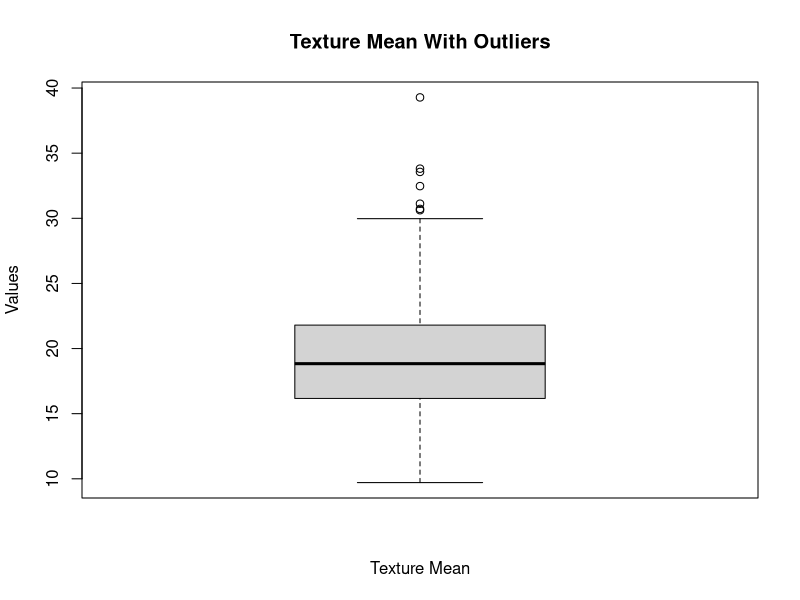
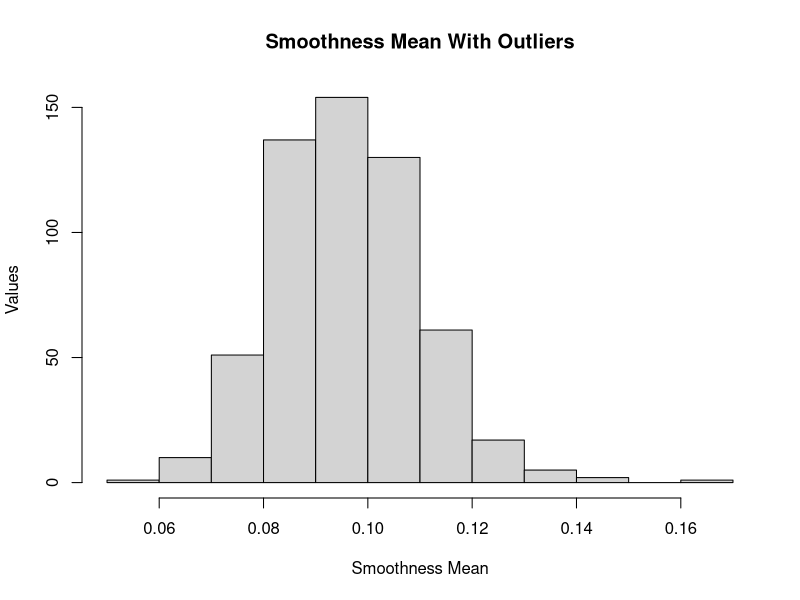
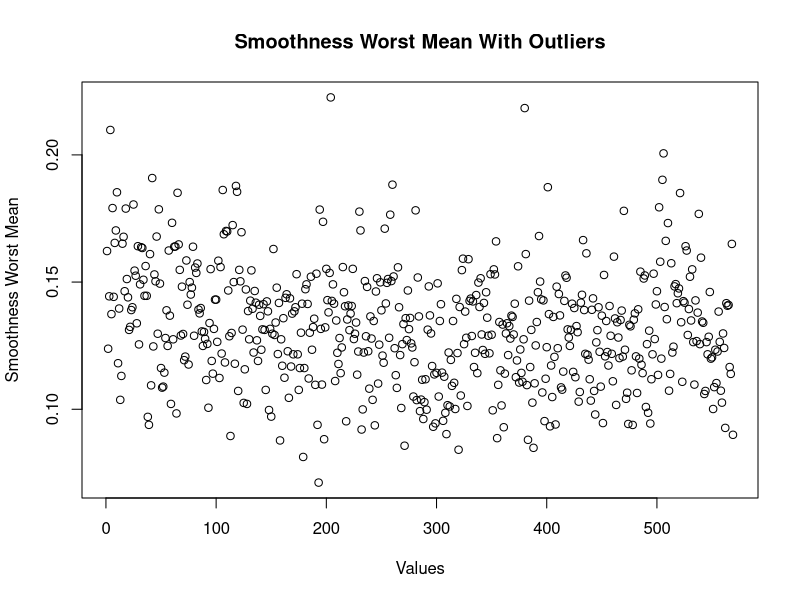
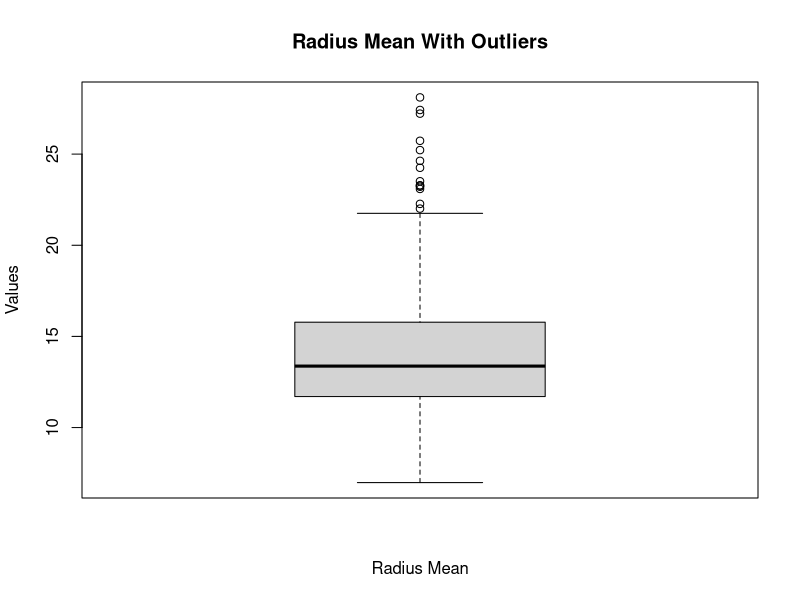
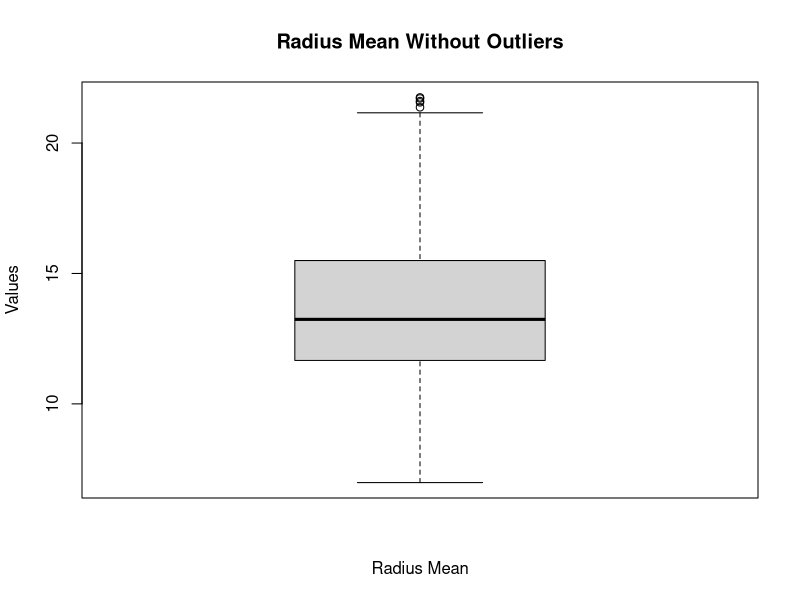
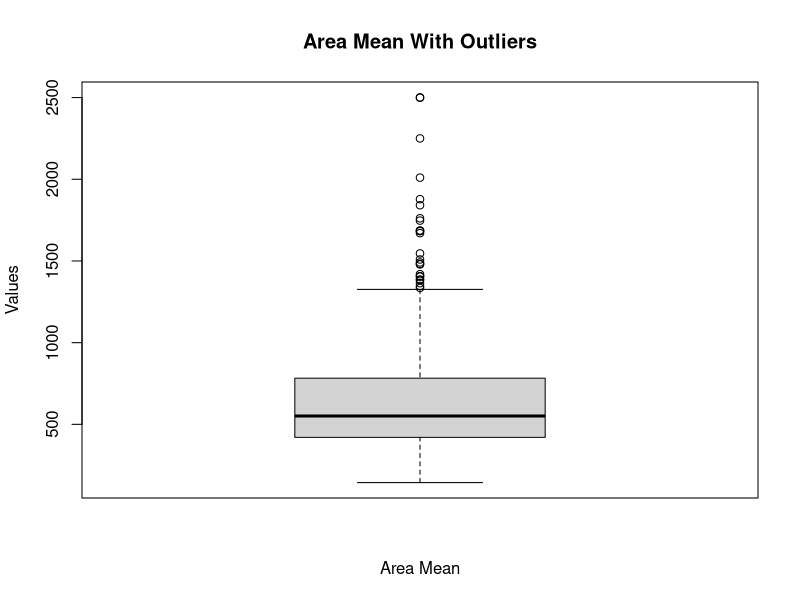
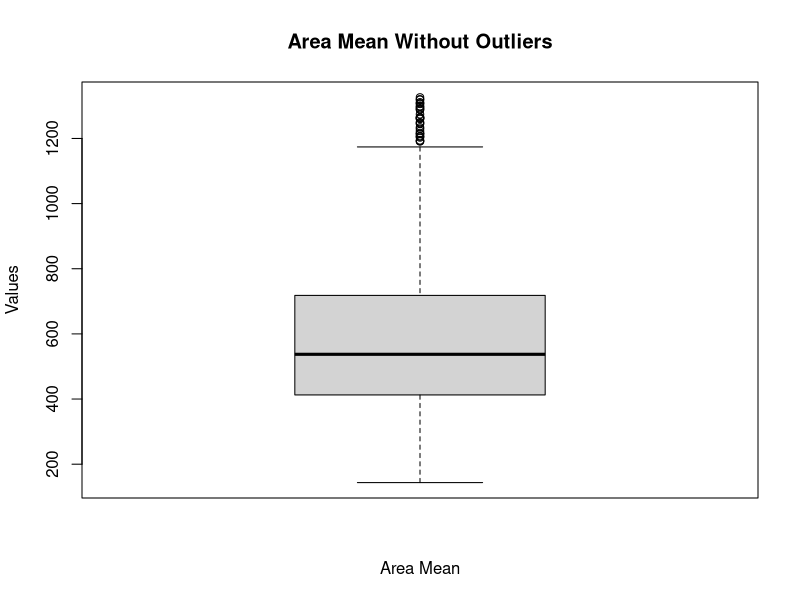
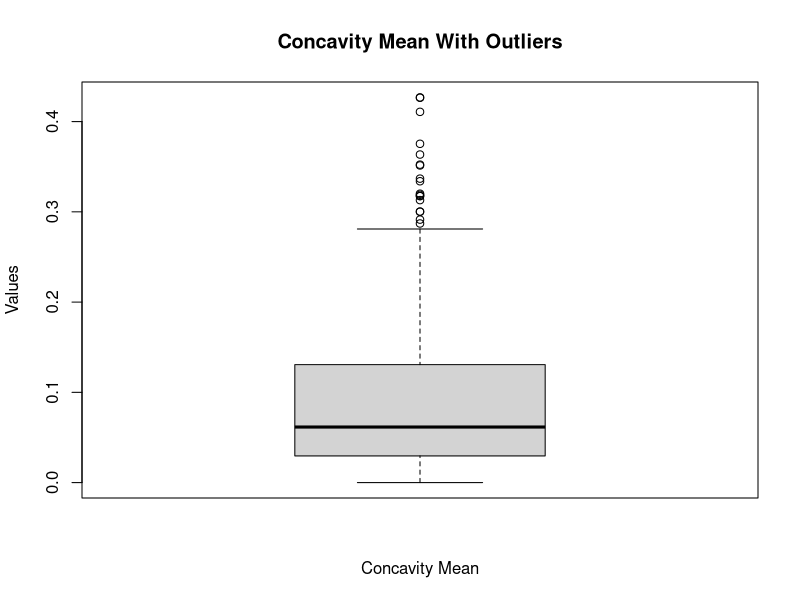

Reproduce these figures in R, in order. (Note: this script raises an error after producing the figures.)

#Ismail Arda Tuna
#240201031

#Libraries that are used

library(stringr)
library(ggplot2)
library(class)
library(Metrics)
library(caret)

#Normalize Data Function

normalizeData <- function(x) {
  num <- x - min(x)
  denom <- max(x) - min(x)
  return (num/denom)
}

#Remove Outliers Function

omitOutliers <- function(allcols,a_col){
  quartiles <- quantile(a_col, probs=c(.25, .75), na.rm = FALSE)
  iqr <- IQR(a_col)
  upper_fence <-  quartiles[2]+1.5*iqr 
  lower_fence<- quartiles[1]-1.5*iqr 
  vector_without_outliers<- subset(allcols, a_col > (lower_fence) & a_col < (upper_fence))
  return (vector_without_outliers)  
}

#Read File

readFile <- read.csv("wdbc_edit.data",TRUE,",")
class(readFile)
str(readFile)
dim(readFile)
head(readFile)
column <- data.frame(readFile)
dataset <- column[3:32]

summary(column$radius_mean)
IQR(column$radius_mean)
#Which visualization techniques would be more appropriate for analyzing this data (breast cancer)?

#Box Plot

boxplot(dataset[,2], main = "Texture Mean With Outliers", xlab="Texture Mean", ylab="Values")

#Histogram Plot

hist(dataset[,5], main = "Smoothness Mean With Outliers", xlab="Smoothness Mean", ylab="Values")

# Scatter Plot 

plot(dataset[,25], main = "Smoothness Worst Mean With Outliers", ylab="Smoothness Worst Mean", xlab="Values")

#Outlier Examples with 3 Visualization Techniques

# Box Plot 1 

dataset_without_outliers <- omitOutliers(dataset,dataset[,1])
column_without_outliers <- dataset_without_outliers[,1]
boxplot(dataset[,1], main = "Radius Mean With Outliers", xlab="Radius Mean", ylab="Values")
boxplot(column_without_outliers,  main = "Radius Mean Without Outliers", xlab="Radius Mean", ylab="Values")

# Box Plot 2 

dataset_without_outliers <- omitOutliers(dataset,dataset[,4])
column_without_outliers <- dataset_without_outliers[,4]
boxplot(dataset[,4], main = "Area Mean With Outliers", xlab="Area Mean", ylab="Values")
boxplot(column_without_outliers,  main = "Area Mean Without Outliers", xlab="Area Mean", ylab="Values")

# Box Plot 3 

dataset_without_outliers <- omitOutliers(dataset,dataset[,7])
column_without_outliers <- dataset_without_outliers[,7]
boxplot(dataset[,7], main = "Concavity Mean With Outliers", xlab="Concavity Mean", ylab="Values")
boxplot(column_without_outliers,  main = "Concavity Mean Without Outliers", xlab="Concavity Mean", ylab="Values")

# Hist Plot 1

dataset_without_outliers <- omitOutliers(dataset,dataset[,10])
column_without_outliers <- dataset_without_outliers[,10]
hist(dataset[,10], main = "Fractal Dimension Mean With Outliers", xlab="Fractal Dimension", ylab="Values")
hist(column_without_outliers,  main = "Fractal Dimension Mean Without Outliers", xlab="Fractal Dimension", ylab="Values")

# Hist Plot 2

dataset_without_outliers <- omitOutliers(dataset,dataset[,13])
column_without_outliers <- dataset_without_outliers[,13]
hist(dataset[,13], main = "Perimeter Standart Error With Outliers", xlab="Perimeter Standart Error", ylab="Values")
hist(column_without_outliers,  main = "Perimeter Standart Error Without Outliers", xlab="Perimeter Standart Error", ylab="Values")

# Hist Plot 3

dataset_without_outliers <- omitOutliers(dataset,dataset[,16])
column_without_outliers <- dataset_without_outliers[,16]
hist(dataset[,16], main = "Compactness Standart Error With Outliers", xlab="Compactness Standart Error", ylab="Values")
hist(column_without_outliers,  main = "Compactness Standart Error Without Outliers", xlab="Compactness Standart Error", ylab="Values")

# Scatter Plot 1

dataset_without_outliers <- omitOutliers(dataset,dataset[,19])
column_without_outliers <- dataset_without_outliers[,19]
plot(dataset[,19], main = "Symmetry Standart Error With Outliers", ylab="Symmetry Standart Error", xlab="Values")
plot(column_without_outliers,  main = "Symmetry Standart Error Without Outliers", ylab="Symmetry Standart Error", xlab="Values")

# Scatter Plot 2

dataset_without_outliers <- omitOutliers(dataset,dataset[,22])
column_without_outliers <- dataset_without_outliers[,22]
plot(dataset[,22], main = "Texture Worst Mean With Outliers", ylab="Texture Worst Mean", xlab="Values")
plot(column_without_outliers,  main = "Texture Worst Mean Without Outliers", ylab="Texture Worst Mean", xlab="Values")

# Scatter Plot 3

dataset_without_outliers <- omitOutliers(dataset,dataset[,25])
column_without_outliers <- dataset_without_outliers[,25]
plot(dataset[,25], main = "Smoothness Worst Mean With Outliers", ylab="Smoothness Worst Mean", xlab="Values")
plot(column_without_outliers,  main = "Smoothness Worst Mean Without Outliers", ylab="Smoothness Worst Mean", xlab="Values")

#PART 4 #Pre-processing(Normalize Data)

x <- dataset
y <- column$diagnosis_malignant_benign
y_labels <- levels(y)
x_norm <- as.data.frame(lapply(x, normalizeData))

# Check the normalization

boxplot(x, main="Initial Data")
boxplot(x_norm, main="Normalized Data")


#PART 5 #Data Mining

# set the seed to make reproducible

set.seed(123)
train_ind <- sample(seq_len(nrow(x_norm)), size = floor(0.75 * nrow(x_norm)))
x_train = x_norm[train_ind,]
x_test = x_norm[-train_ind,]
y_train = y[train_ind]
y_test = y[-train_ind]

# Check data size

dim(x_train)
dim(x_test)

#KNN Part

data_pred <- knn(train = x_train, test = x_test, cl = y_train, k=5)
data_pred
accuracy(data_pred, y_test)

# Confusion matrix

table(data_pred, y_test)

# Confusion matrix with overall statistics

confusionMatrix(data_pred, y_test)

#PART 6(Language Comparison)
boxplot(dataset[,1], main = "Radius Mean With Outliers", xlab="Radius Mean", ylab="Values")
